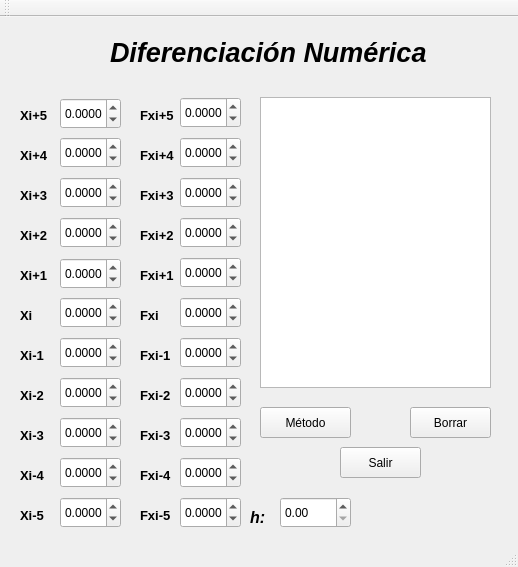
<?xml version="1.0" encoding="UTF-8"?>
<ui version="4.0">
 <class>DifNu</class>
 <widget class="QMainWindow" name="DifNu">
  <property name="geometry">
   <rect>
    <x>0</x>
    <y>0</y>
    <width>518</width>
    <height>567</height>
   </rect>
  </property>
  <property name="windowTitle">
   <string>DifNu</string>
  </property>
  <widget class="QWidget" name="centralWidget">
   <widget class="QTextEdit" name="Texto">
    <property name="geometry">
     <rect>
      <x>260</x>
      <y>80</y>
      <width>231</width>
      <height>291</height>
     </rect>
    </property>
    <property name="font">
     <font>
      <family>Arial</family>
      <pointsize>14</pointsize>
     </font>
    </property>
   </widget>
   <widget class="QLabel" name="label_4">
    <property name="geometry">
     <rect>
      <x>110</x>
      <y>20</y>
      <width>321</width>
      <height>31</height>
     </rect>
    </property>
    <property name="font">
     <font>
      <family>Arial</family>
      <pointsize>20</pointsize>
      <weight>75</weight>
      <italic>true</italic>
      <bold>true</bold>
     </font>
    </property>
    <property name="text">
     <string>Diferenciación Numérica</string>
    </property>
   </widget>
   <widget class="QLabel" name="label_13">
    <property name="geometry">
     <rect>
      <x>20</x>
      <y>130</y>
      <width>47</width>
      <height>16</height>
     </rect>
    </property>
    <property name="font">
     <font>
      <family>Arial</family>
      <pointsize>10</pointsize>
      <weight>75</weight>
      <bold>true</bold>
     </font>
    </property>
    <property name="text">
     <string>Xi+4</string>
    </property>
   </widget>
   <widget class="QDoubleSpinBox" name="X1">
    <property name="geometry">
     <rect>
      <x>60</x>
      <y>241</y>
      <width>61</width>
      <height>31</height>
     </rect>
    </property>
    <property name="cursor">
     <cursorShape>IBeamCursor</cursorShape>
    </property>
    <property name="decimals">
     <number>4</number>
    </property>
    <property name="minimum">
     <double>-99.989999999999995</double>
    </property>
   </widget>
   <widget class="QLabel" name="label_6">
    <property name="geometry">
     <rect>
      <x>20</x>
      <y>330</y>
      <width>51</width>
      <height>16</height>
     </rect>
    </property>
    <property name="font">
     <font>
      <family>Arial</family>
      <pointsize>10</pointsize>
      <weight>75</weight>
      <bold>true</bold>
     </font>
    </property>
    <property name="text">
     <string>Xi-1</string>
    </property>
   </widget>
   <widget class="QDoubleSpinBox" name="X_1">
    <property name="geometry">
     <rect>
      <x>60</x>
      <y>320</y>
      <width>61</width>
      <height>31</height>
     </rect>
    </property>
    <property name="cursor">
     <cursorShape>IBeamCursor</cursorShape>
    </property>
    <property name="decimals">
     <number>4</number>
    </property>
    <property name="minimum">
     <double>-99.989999999999995</double>
    </property>
   </widget>
   <widget class="QLabel" name="label_24">
    <property name="geometry">
     <rect>
      <x>20</x>
      <y>90</y>
      <width>47</width>
      <height>16</height>
     </rect>
    </property>
    <property name="font">
     <font>
      <family>Arial</family>
      <pointsize>10</pointsize>
      <weight>75</weight>
      <bold>true</bold>
     </font>
    </property>
    <property name="text">
     <string>Xi+5</string>
    </property>
   </widget>
   <widget class="QLabel" name="label_10">
    <property name="geometry">
     <rect>
      <x>20</x>
      <y>250</y>
      <width>47</width>
      <height>16</height>
     </rect>
    </property>
    <property name="font">
     <font>
      <family>Arial</family>
      <pointsize>10</pointsize>
      <weight>75</weight>
      <bold>true</bold>
     </font>
    </property>
    <property name="text">
     <string>Xi+1</string>
    </property>
   </widget>
   <widget class="QDoubleSpinBox" name="X_5">
    <property name="geometry">
     <rect>
      <x>60</x>
      <y>480</y>
      <width>61</width>
      <height>31</height>
     </rect>
    </property>
    <property name="cursor">
     <cursorShape>IBeamCursor</cursorShape>
    </property>
    <property name="decimals">
     <number>4</number>
    </property>
    <property name="minimum">
     <double>-99.989999999999995</double>
    </property>
   </widget>
   <widget class="QLabel" name="label_7">
    <property name="geometry">
     <rect>
      <x>20</x>
      <y>370</y>
      <width>47</width>
      <height>16</height>
     </rect>
    </property>
    <property name="font">
     <font>
      <family>Arial</family>
      <pointsize>10</pointsize>
      <weight>75</weight>
      <bold>true</bold>
     </font>
    </property>
    <property name="text">
     <string>Xi-2</string>
    </property>
   </widget>
   <widget class="QDoubleSpinBox" name="X2">
    <property name="geometry">
     <rect>
      <x>60</x>
      <y>200</y>
      <width>61</width>
      <height>31</height>
     </rect>
    </property>
    <property name="cursor">
     <cursorShape>IBeamCursor</cursorShape>
    </property>
    <property name="decimals">
     <number>4</number>
    </property>
    <property name="minimum">
     <double>-99.989999999999995</double>
    </property>
   </widget>
   <widget class="QLabel" name="label_26">
    <property name="geometry">
     <rect>
      <x>20</x>
      <y>490</y>
      <width>47</width>
      <height>16</height>
     </rect>
    </property>
    <property name="font">
     <font>
      <family>Arial</family>
      <pointsize>10</pointsize>
      <weight>75</weight>
      <bold>true</bold>
     </font>
    </property>
    <property name="text">
     <string>Xi-5</string>
    </property>
   </widget>
   <widget class="QDoubleSpinBox" name="XI">
    <property name="geometry">
     <rect>
      <x>60</x>
      <y>280</y>
      <width>61</width>
      <height>31</height>
     </rect>
    </property>
    <property name="cursor">
     <cursorShape>IBeamCursor</cursorShape>
    </property>
    <property name="decimals">
     <number>4</number>
    </property>
    <property name="minimum">
     <double>-99.989999999999995</double>
    </property>
   </widget>
   <widget class="QLabel" name="label_12">
    <property name="geometry">
     <rect>
      <x>20</x>
      <y>170</y>
      <width>47</width>
      <height>16</height>
     </rect>
    </property>
    <property name="font">
     <font>
      <family>Arial</family>
      <pointsize>10</pointsize>
      <weight>75</weight>
      <bold>true</bold>
     </font>
    </property>
    <property name="text">
     <string>Xi+3</string>
    </property>
   </widget>
   <widget class="QLabel" name="label_5">
    <property name="geometry">
     <rect>
      <x>20</x>
      <y>290</y>
      <width>47</width>
      <height>16</height>
     </rect>
    </property>
    <property name="font">
     <font>
      <family>Arial</family>
      <pointsize>10</pointsize>
      <weight>75</weight>
      <bold>true</bold>
     </font>
    </property>
    <property name="text">
     <string>Xi</string>
    </property>
   </widget>
   <widget class="QDoubleSpinBox" name="X5">
    <property name="geometry">
     <rect>
      <x>60</x>
      <y>81</y>
      <width>61</width>
      <height>31</height>
     </rect>
    </property>
    <property name="cursor">
     <cursorShape>IBeamCursor</cursorShape>
    </property>
    <property name="decimals">
     <number>4</number>
    </property>
    <property name="minimum">
     <double>-99.989999999999995</double>
    </property>
   </widget>
   <widget class="QLabel" name="label_9">
    <property name="geometry">
     <rect>
      <x>20</x>
      <y>450</y>
      <width>47</width>
      <height>16</height>
     </rect>
    </property>
    <property name="font">
     <font>
      <family>Arial</family>
      <pointsize>10</pointsize>
      <weight>75</weight>
      <bold>true</bold>
     </font>
    </property>
    <property name="text">
     <string>Xi-4</string>
    </property>
   </widget>
   <widget class="QDoubleSpinBox" name="X4">
    <property name="geometry">
     <rect>
      <x>60</x>
      <y>120</y>
      <width>61</width>
      <height>31</height>
     </rect>
    </property>
    <property name="cursor">
     <cursorShape>IBeamCursor</cursorShape>
    </property>
    <property name="decimals">
     <number>4</number>
    </property>
    <property name="minimum">
     <double>-99.989999999999995</double>
    </property>
   </widget>
   <widget class="QDoubleSpinBox" name="X3">
    <property name="geometry">
     <rect>
      <x>60</x>
      <y>160</y>
      <width>61</width>
      <height>31</height>
     </rect>
    </property>
    <property name="cursor">
     <cursorShape>IBeamCursor</cursorShape>
    </property>
    <property name="decimals">
     <number>4</number>
    </property>
    <property name="minimum">
     <double>-99.989999999999995</double>
    </property>
   </widget>
   <widget class="QLabel" name="label_8">
    <property name="geometry">
     <rect>
      <x>20</x>
      <y>410</y>
      <width>47</width>
      <height>16</height>
     </rect>
    </property>
    <property name="font">
     <font>
      <family>Arial</family>
      <pointsize>10</pointsize>
      <weight>75</weight>
      <bold>true</bold>
     </font>
    </property>
    <property name="text">
     <string>Xi-3</string>
    </property>
   </widget>
   <widget class="QDoubleSpinBox" name="X_3">
    <property name="geometry">
     <rect>
      <x>60</x>
      <y>400</y>
      <width>61</width>
      <height>31</height>
     </rect>
    </property>
    <property name="cursor">
     <cursorShape>IBeamCursor</cursorShape>
    </property>
    <property name="decimals">
     <number>4</number>
    </property>
    <property name="minimum">
     <double>-99.989999999999995</double>
    </property>
   </widget>
   <widget class="QDoubleSpinBox" name="X_4">
    <property name="geometry">
     <rect>
      <x>60</x>
      <y>440</y>
      <width>61</width>
      <height>31</height>
     </rect>
    </property>
    <property name="cursor">
     <cursorShape>IBeamCursor</cursorShape>
    </property>
    <property name="decimals">
     <number>4</number>
    </property>
    <property name="minimum">
     <double>-99.989999999999995</double>
    </property>
   </widget>
   <widget class="QLabel" name="label_11">
    <property name="geometry">
     <rect>
      <x>20</x>
      <y>210</y>
      <width>47</width>
      <height>16</height>
     </rect>
    </property>
    <property name="font">
     <font>
      <family>Arial</family>
      <pointsize>10</pointsize>
      <weight>75</weight>
      <bold>true</bold>
     </font>
    </property>
    <property name="text">
     <string>Xi+2</string>
    </property>
   </widget>
   <widget class="QDoubleSpinBox" name="X_2">
    <property name="geometry">
     <rect>
      <x>60</x>
      <y>360</y>
      <width>61</width>
      <height>31</height>
     </rect>
    </property>
    <property name="cursor">
     <cursorShape>IBeamCursor</cursorShape>
    </property>
    <property name="decimals">
     <number>4</number>
    </property>
    <property name="minimum">
     <double>-99.989999999999995</double>
    </property>
   </widget>
   <widget class="QDoubleSpinBox" name="F5">
    <property name="geometry">
     <rect>
      <x>180</x>
      <y>80</y>
      <width>61</width>
      <height>31</height>
     </rect>
    </property>
    <property name="cursor">
     <cursorShape>IBeamCursor</cursorShape>
    </property>
    <property name="decimals">
     <number>4</number>
    </property>
    <property name="minimum">
     <double>-99.989999999999995</double>
    </property>
   </widget>
   <widget class="QLabel" name="label_14">
    <property name="geometry">
     <rect>
      <x>140</x>
      <y>330</y>
      <width>47</width>
      <height>16</height>
     </rect>
    </property>
    <property name="font">
     <font>
      <family>Arial</family>
      <pointsize>10</pointsize>
      <weight>75</weight>
      <bold>true</bold>
     </font>
    </property>
    <property name="text">
     <string>Fxi-1</string>
    </property>
   </widget>
   <widget class="QDoubleSpinBox" name="F_3">
    <property name="geometry">
     <rect>
      <x>180</x>
      <y>400</y>
      <width>61</width>
      <height>31</height>
     </rect>
    </property>
    <property name="cursor">
     <cursorShape>IBeamCursor</cursorShape>
    </property>
    <property name="decimals">
     <number>4</number>
    </property>
    <property name="minimum">
     <double>-99.989999999999995</double>
    </property>
   </widget>
   <widget class="QLabel" name="label_19">
    <property name="geometry">
     <rect>
      <x>140</x>
      <y>170</y>
      <width>47</width>
      <height>16</height>
     </rect>
    </property>
    <property name="font">
     <font>
      <family>Arial</family>
      <pointsize>10</pointsize>
      <weight>75</weight>
      <bold>true</bold>
     </font>
    </property>
    <property name="text">
     <string>Fxi+3</string>
    </property>
   </widget>
   <widget class="QDoubleSpinBox" name="F_4">
    <property name="geometry">
     <rect>
      <x>180</x>
      <y>440</y>
      <width>61</width>
      <height>31</height>
     </rect>
    </property>
    <property name="cursor">
     <cursorShape>IBeamCursor</cursorShape>
    </property>
    <property name="decimals">
     <number>4</number>
    </property>
    <property name="minimum">
     <double>-99.989999999999995</double>
    </property>
   </widget>
   <widget class="QLabel" name="label_22">
    <property name="geometry">
     <rect>
      <x>140</x>
      <y>130</y>
      <width>47</width>
      <height>16</height>
     </rect>
    </property>
    <property name="font">
     <font>
      <family>Arial</family>
      <pointsize>10</pointsize>
      <weight>75</weight>
      <bold>true</bold>
     </font>
    </property>
    <property name="text">
     <string>Fxi+4</string>
    </property>
   </widget>
   <widget class="QDoubleSpinBox" name="F4">
    <property name="geometry">
     <rect>
      <x>180</x>
      <y>120</y>
      <width>61</width>
      <height>31</height>
     </rect>
    </property>
    <property name="cursor">
     <cursorShape>IBeamCursor</cursorShape>
    </property>
    <property name="decimals">
     <number>4</number>
    </property>
    <property name="minimum">
     <double>-99.989999999999995</double>
    </property>
   </widget>
   <widget class="QLabel" name="label_17">
    <property name="geometry">
     <rect>
      <x>140</x>
      <y>250</y>
      <width>47</width>
      <height>16</height>
     </rect>
    </property>
    <property name="font">
     <font>
      <family>Arial</family>
      <pointsize>10</pointsize>
      <weight>75</weight>
      <bold>true</bold>
     </font>
    </property>
    <property name="text">
     <string>Fxi+1</string>
    </property>
   </widget>
   <widget class="QLabel" name="label_15">
    <property name="geometry">
     <rect>
      <x>140</x>
      <y>450</y>
      <width>47</width>
      <height>16</height>
     </rect>
    </property>
    <property name="font">
     <font>
      <family>Arial</family>
      <pointsize>10</pointsize>
      <weight>75</weight>
      <bold>true</bold>
     </font>
    </property>
    <property name="text">
     <string>Fxi-4</string>
    </property>
   </widget>
   <widget class="QDoubleSpinBox" name="FI">
    <property name="geometry">
     <rect>
      <x>180</x>
      <y>280</y>
      <width>61</width>
      <height>31</height>
     </rect>
    </property>
    <property name="cursor">
     <cursorShape>IBeamCursor</cursorShape>
    </property>
    <property name="decimals">
     <number>4</number>
    </property>
    <property name="minimum">
     <double>-99.989999999999995</double>
    </property>
   </widget>
   <widget class="QLabel" name="label_16">
    <property name="geometry">
     <rect>
      <x>140</x>
      <y>410</y>
      <width>47</width>
      <height>16</height>
     </rect>
    </property>
    <property name="font">
     <font>
      <family>Arial</family>
      <pointsize>10</pointsize>
      <weight>75</weight>
      <bold>true</bold>
     </font>
    </property>
    <property name="text">
     <string>Fxi-3</string>
    </property>
   </widget>
   <widget class="QDoubleSpinBox" name="F_5">
    <property name="geometry">
     <rect>
      <x>180</x>
      <y>480</y>
      <width>61</width>
      <height>31</height>
     </rect>
    </property>
    <property name="cursor">
     <cursorShape>IBeamCursor</cursorShape>
    </property>
    <property name="decimals">
     <number>4</number>
    </property>
    <property name="minimum">
     <double>-99.989999999999995</double>
    </property>
   </widget>
   <widget class="QLabel" name="label_25">
    <property name="geometry">
     <rect>
      <x>140</x>
      <y>490</y>
      <width>47</width>
      <height>16</height>
     </rect>
    </property>
    <property name="font">
     <font>
      <family>Arial</family>
      <pointsize>10</pointsize>
      <weight>75</weight>
      <bold>true</bold>
     </font>
    </property>
    <property name="text">
     <string>Fxi-5</string>
    </property>
   </widget>
   <widget class="QDoubleSpinBox" name="F2">
    <property name="geometry">
     <rect>
      <x>180</x>
      <y>200</y>
      <width>61</width>
      <height>31</height>
     </rect>
    </property>
    <property name="cursor">
     <cursorShape>IBeamCursor</cursorShape>
    </property>
    <property name="decimals">
     <number>4</number>
    </property>
    <property name="minimum">
     <double>-99.989999999999995</double>
    </property>
   </widget>
   <widget class="QDoubleSpinBox" name="F_2">
    <property name="geometry">
     <rect>
      <x>180</x>
      <y>360</y>
      <width>61</width>
      <height>31</height>
     </rect>
    </property>
    <property name="cursor">
     <cursorShape>IBeamCursor</cursorShape>
    </property>
    <property name="decimals">
     <number>4</number>
    </property>
    <property name="minimum">
     <double>-99.989999999999995</double>
    </property>
   </widget>
   <widget class="QLabel" name="label_23">
    <property name="geometry">
     <rect>
      <x>140</x>
      <y>90</y>
      <width>47</width>
      <height>16</height>
     </rect>
    </property>
    <property name="font">
     <font>
      <family>Arial</family>
      <pointsize>10</pointsize>
      <weight>75</weight>
      <bold>true</bold>
     </font>
    </property>
    <property name="text">
     <string>Fxi+5</string>
    </property>
   </widget>
   <widget class="QLabel" name="label_18">
    <property name="geometry">
     <rect>
      <x>140</x>
      <y>370</y>
      <width>47</width>
      <height>16</height>
     </rect>
    </property>
    <property name="font">
     <font>
      <family>Arial</family>
      <pointsize>10</pointsize>
      <weight>75</weight>
      <bold>true</bold>
     </font>
    </property>
    <property name="text">
     <string>Fxi-2</string>
    </property>
   </widget>
   <widget class="QDoubleSpinBox" name="F3">
    <property name="geometry">
     <rect>
      <x>180</x>
      <y>160</y>
      <width>61</width>
      <height>31</height>
     </rect>
    </property>
    <property name="cursor">
     <cursorShape>IBeamCursor</cursorShape>
    </property>
    <property name="decimals">
     <number>4</number>
    </property>
    <property name="minimum">
     <double>-99.989999999999995</double>
    </property>
   </widget>
   <widget class="QDoubleSpinBox" name="F1">
    <property name="geometry">
     <rect>
      <x>180</x>
      <y>240</y>
      <width>61</width>
      <height>31</height>
     </rect>
    </property>
    <property name="cursor">
     <cursorShape>IBeamCursor</cursorShape>
    </property>
    <property name="decimals">
     <number>4</number>
    </property>
    <property name="minimum">
     <double>-99.989999999999995</double>
    </property>
   </widget>
   <widget class="QLabel" name="label_20">
    <property name="geometry">
     <rect>
      <x>140</x>
      <y>210</y>
      <width>47</width>
      <height>16</height>
     </rect>
    </property>
    <property name="font">
     <font>
      <family>Arial</family>
      <pointsize>10</pointsize>
      <weight>75</weight>
      <bold>true</bold>
     </font>
    </property>
    <property name="text">
     <string>Fxi+2</string>
    </property>
   </widget>
   <widget class="QLabel" name="label_21">
    <property name="geometry">
     <rect>
      <x>140</x>
      <y>290</y>
      <width>47</width>
      <height>16</height>
     </rect>
    </property>
    <property name="font">
     <font>
      <family>Arial</family>
      <pointsize>10</pointsize>
      <weight>75</weight>
      <bold>true</bold>
     </font>
    </property>
    <property name="text">
     <string>Fxi</string>
    </property>
   </widget>
   <widget class="QDoubleSpinBox" name="F_1">
    <property name="geometry">
     <rect>
      <x>180</x>
      <y>320</y>
      <width>61</width>
      <height>31</height>
     </rect>
    </property>
    <property name="cursor">
     <cursorShape>IBeamCursor</cursorShape>
    </property>
    <property name="decimals">
     <number>4</number>
    </property>
    <property name="minimum">
     <double>-99.989999999999995</double>
    </property>
   </widget>
   <widget class="QPushButton" name="salir">
    <property name="geometry">
     <rect>
      <x>340</x>
      <y>430</y>
      <width>81</width>
      <height>31</height>
     </rect>
    </property>
    <property name="text">
     <string>Salir</string>
    </property>
   </widget>
   <widget class="QLabel" name="label_3">
    <property name="geometry">
     <rect>
      <x>250</x>
      <y>490</y>
      <width>41</width>
      <height>21</height>
     </rect>
    </property>
    <property name="font">
     <font>
      <family>Arial</family>
      <pointsize>12</pointsize>
      <weight>75</weight>
      <italic>true</italic>
      <bold>true</bold>
     </font>
    </property>
    <property name="text">
     <string>h:</string>
    </property>
   </widget>
   <widget class="QDoubleSpinBox" name="h">
    <property name="geometry">
     <rect>
      <x>280</x>
      <y>480</y>
      <width>71</width>
      <height>31</height>
     </rect>
    </property>
   </widget>
   <widget class="QPushButton" name="metodo">
    <property name="geometry">
     <rect>
      <x>260</x>
      <y>390</y>
      <width>91</width>
      <height>31</height>
     </rect>
    </property>
    <property name="text">
     <string>Método</string>
    </property>
   </widget>
   <widget class="QPushButton" name="borrar">
    <property name="geometry">
     <rect>
      <x>410</x>
      <y>390</y>
      <width>81</width>
      <height>31</height>
     </rect>
    </property>
    <property name="text">
     <string>Borrar</string>
    </property>
   </widget>
  </widget>
  <widget class="QMenuBar" name="menuBar">
   <property name="geometry">
    <rect>
     <x>0</x>
     <y>0</y>
     <width>518</width>
     <height>21</height>
    </rect>
   </property>
  </widget>
  <widget class="QToolBar" name="mainToolBar">
   <attribute name="toolBarArea">
    <enum>TopToolBarArea</enum>
   </attribute>
   <attribute name="toolBarBreak">
    <bool>false</bool>
   </attribute>
  </widget>
  <widget class="QStatusBar" name="statusBar"/>
 </widget>
 <layoutdefault spacing="6" margin="11"/>
 <resources/>
 <connections>
  <connection>
   <sender>salir</sender>
   <signal>clicked()</signal>
   <receiver>DifNu</receiver>
   <slot>close()</slot>
   <hints>
    <hint type="sourcelabel">
     <x>290</x>
     <y>464</y>
    </hint>
    <hint type="destinationlabel">
     <x>355</x>
     <y>476</y>
    </hint>
   </hints>
  </connection>
 </connections>
</ui>
